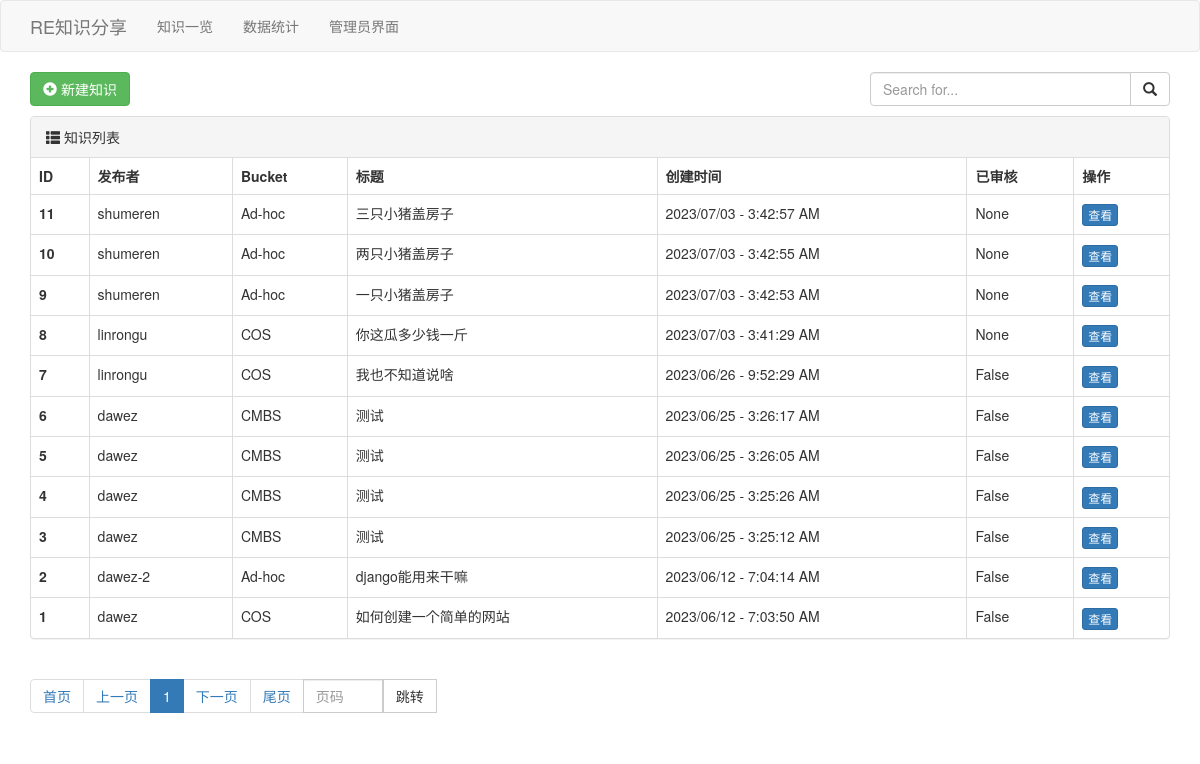
The page /knowledge/list/ on the database as committed earlier.
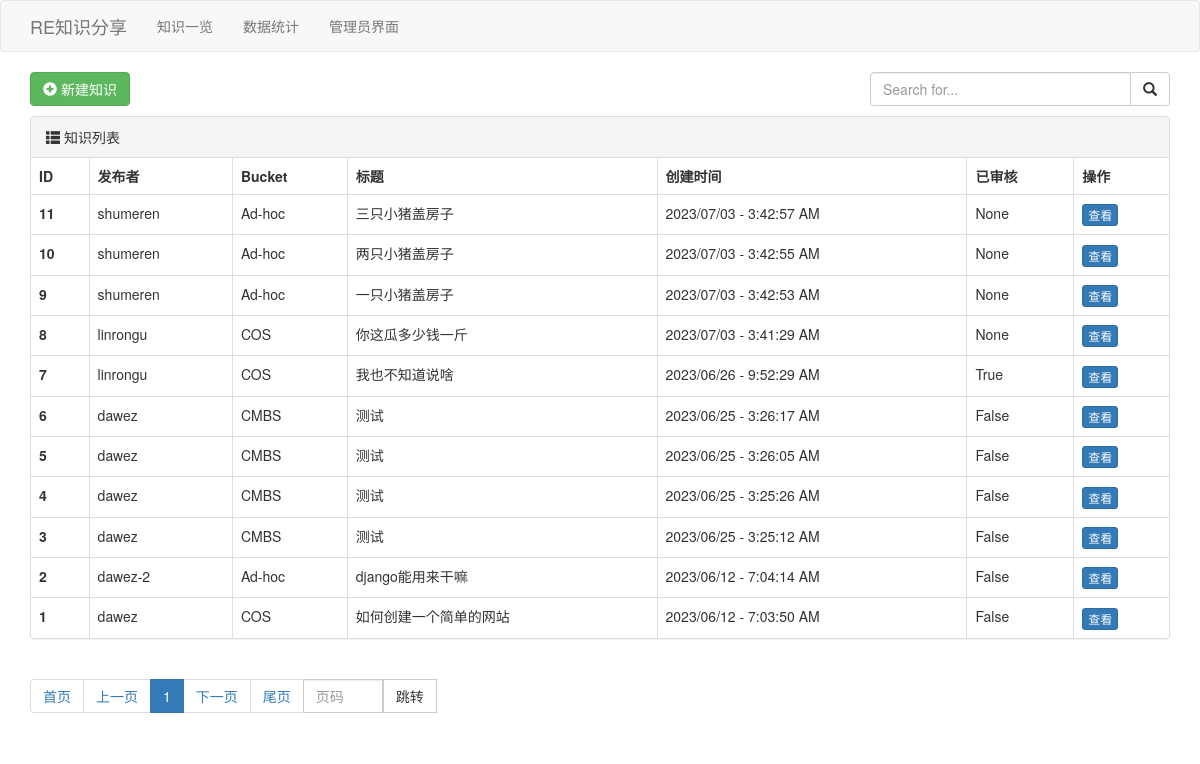
The same page on the database as committed later.
### knowledge/models.py (models this page shows, shortened)
class Knowledge(models.Model):
    BUCKET = (
        (0, 'COS'),
        (1, 'Deal Creation'),
        (2, 'Deal Support'),
        (3, 'Merchandising'),
        (4, 'CMBS'),
        (5, 'Instock'),
        (6, 'Ad-hoc'),
        (7, 'AMA'),
    )
    id = models.AutoField(primary_key=True)
    login = models.CharField(max_length=16, verbose_name='Login')
    bucket = models.IntegerField(default=0, choices=BUCKET, verbose_name='Bucket')
    title = models.CharField(max_length=100, verbose_name='Title')
    approved = models.BooleanField(null=True, verbose_name='已审核')
    highlight = models.BooleanField(default=False, verbose_name='高亮的')
    content = RichTextUploadingField(verbose_name='Content')
    create_time = models.DateTimeField(auto_now_add=True, verbose_name="创建时间")
    modify_time = models.DateTimeField(auto_now=True, verbose_name="修改时间")
    class Meta:
        verbose_name = 'Knowledge'
        verbose_name_plural = 'Knowledge'

### knowledge/views.py (the view)
# urls.py: path('knowledge/list/', views.knowledge_list),
def knowledge_list(request):
    search_data = request.GET.get('q', "")
    queryset = Knowledge.objects.filter(Q(content__contains=search_data)|Q(login__startswith=search_data)|Q(bucket__startswith=search_data)|Q(title__contains=search_data)).order_by("-create_time")
    page_object = Pagination(request, queryset, page_size=50)
    context = {
        'search_data': search_data,
        'queryset': page_object.page_queryset,
        'page_string': page_object.html(),
    }
    return render(request, 'knowledge_list.html', context)

### knowledge/templates/knowledge_list.html
{% extends 'layout.html' %}
{% block content %}
    <div class="container">
        <div style="margin-bottom: 10px" class="clearfix">
            <a class="btn btn-success" href="/knowledge/add/">
                <span class="glyphicon glyphicon-plus-sign" aria-hidden="true"></span>
                新建知识
            </a>
            <div style="float: right;width: 300px;">
                <form method="get">
                    <div class="input-group">
                        <input type="text" name="q" class="form-control" placeholder="Search for..."
                               value="{{ search_data }}">
                        <span class="input-group-btn">
                        <button class="btn btn-default" type="submit">
                            <span class="glyphicon glyphicon-search" aria-hidden="true"></span>
                        </button>
                      </span>
                    </div>
                </form>
            </div>
        </div>
        <div class="panel panel-default">
            <div class="panel-heading">
                <span class="glyphicon glyphicon-th-list" aria-hidden="true"></span>
                知识列表
            </div>
            <table class="table table-bordered">
                <thead>
                <tr>
                    <th>ID</th>
                    <th>发布者</th>
                    <th>Bucket</th>
                    <th>标题</th>
                    <th>创建时间</th>
                    <th>已审核</th>
                    <th>操作</th>
                </tr>
                </thead>
                <tbody>
                {% for obj in queryset %}
                    <tr>
                        <th>{{ obj.id }}</th>
                        <td>{{ obj.login }}</td>
                        <td>{{ obj.get_bucket_display }}</td>
                        <td>{{ obj.title }}</td>
                        <td>{{ obj.create_time|date:"Y/m/d - g:i:s A" }}</td>
                        <td>{{ obj.approved }}</td>
                        <td>
                            <a class="btn btn-primary btn-xs" href="/knowledge/detail/{{ obj.id }}/">查看</a>
                        </td>
                    </tr>
                {% endfor %}
                </tbody>
            </table>
        </div>
        <div class="clearfix">
            <ul class="pagination">
                {{ page_string }}
            </ul>
        </div>
    </div>
{% endblock %}

### knowledge/templates/layout.html (shortened to what this page needs)
<!DOCTYPE html>
{% load static %}
<html lang="en">
<head>
    <link rel="stylesheet" href="{% static 'plugins/bootstrap-3.4.1/css/bootstrap.min.css' %}">
</head>
<body>
<nav class="navbar navbar-default">
    <div class="container">
        <div class="navbar-header">
            <a class="navbar-brand" href="#"> RE知识分享 </a>
        </div>
        <div class="collapse navbar-collapse" id="bs-example-navbar-collapse-1">
            <ul class="nav navbar-nav">
                <li><a href="/knowledge/list/">知识一览</a></li>
                <li><a href="/chart/list/">数据统计</a></li>
                <li><a href="/admin/">管理员界面</a></li>
            </ul>
        </div>
    </div>
</nav>
<div>
    {% block content %}{% endblock %}
</div>
</body>
</html>

Rows that differ between the two databases and show on the page:
changed Knowledge "我也不知道说啥": approved "False" → "True"
